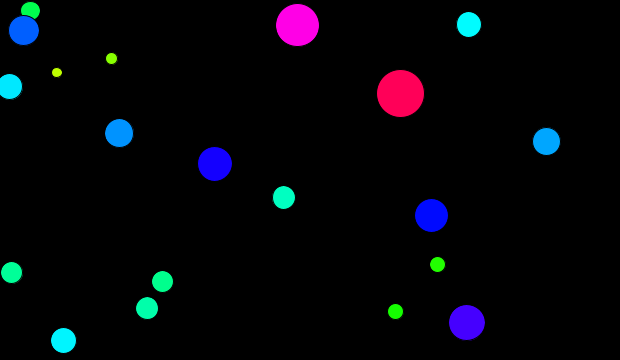
Frame 1 (no input)
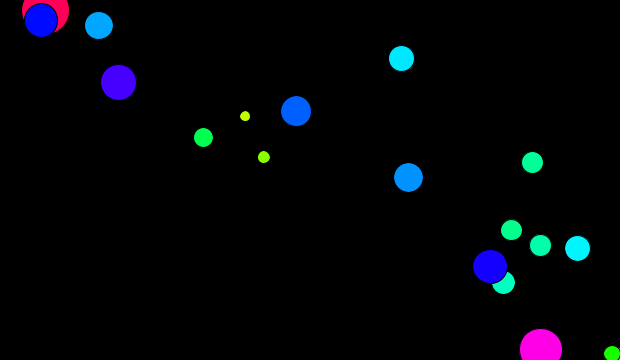
Frame 60 (the mouse pressed at the canvas centre just before this capture)
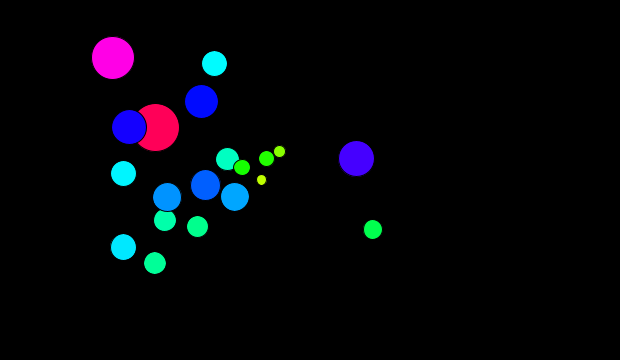
Frame 120 (the mouse held since frame 60 and released just before this capture)

The Processing sketch that drew these frames (run headless with seeded random() and noise(); from frame 60 on, the mouse is pressed at the canvas centre):

// Processing sketch: processing_175101
// ── processing_175101.pde

/////////////////////////////////////////////////////////////////////////////
// Example 1.11: Motion 101 å� é��åº¦ã�®å¯¾è©±ç��å�¦ç��(ã�·ã��ã��ã�³, p.50)
// è¤�æ�°ç�©ä½�ï¼�å¤�ä½�ï¼�
/////////////////////////////////////////////////////////////////////////////
////////// å¤§å��å¤�æ�°å®£è¨�ã�¨ã�ªã�¢
////Mover mover;  //å¤§å��å¤�æ�°ã�®å®£è¨�ï¼�Moverå��ã�®ã��å¤�æ�°ã�� moverï¼�
Mover[] movers = new Mover[20];

////////// ã�»ã��ã��ã�¢ã��ã��ã�¨ã�ªã�¢
void setup(){
  size(620,360);       //è¡¨ç¤ºçª�ã�µã�¤ã�ºã�®æ��å®�
  colorMode(HSB);
  ////mover = new Mover(); //ã�ªã��ã�¸ã�§ã�¯ã��ï¼�ã�¤ã�³ã�¹ã�¿ã�³ã�¹ï¼�moverã�®ç��æ��
  for(int i = 0; i < movers.length; i++){
    movers[i] = new Mover();
  }
}

////////// ã�¡ã�¤ã�³ã�«ã�¼ã��ã�³ï¼�ç�¡é��ã�«ã�¼ã��ï¼�
void draw(){
  background(0);    //è��æ�¯è�²ã��ç�½è�²ã�«
  
  for(int i = 0; i < movers.length; i++){
    movers[i].update();     //ã�ªã��ã�¸ã�§ã�¯ã��moverã�®ç�¶æ��ã�®æ�´æ�°
    movers[i].checkEdges(); //çª�ã�®ç«¯ã��ã�©ã��ã��ã��ã��ã�§ã��ã�¯
    movers[i].display();    //è¡¨ç¤º
  }
}

///////////////////// é�¢æ�°ã��ã�¯ã�©ã�¹ã�®å®�ç¾©ã�¨ã�ªã�¢
class Mover{ //// ã�¯ã�©ã�¹Moverã�®å®�ç¾©
  PVector location;     //ä½�ç½®ï¼�PVectorå��ï¼�
  PVector velocity;     //é��åº¦ï¼�PVectorå��ï¼�
  PVector acceleration; //å� é��åº¦ï¼�PVectorå��ï¼�
  float   topspeed;     //é��åº¦ã�®å¤§ã��ã��å�¶é��ï¼�floatå��ï¼�
  float   mass;         //è³ªé��
  
  Mover(){ //ã�³ã�³ã�¹ã��ã�©ã�¯ã�¿ï¼�å��æ��ç�¶æ��ã�®è¨å®�ã�«ç�¨ã��ã��ã��ã��ï¼�
    location = new PVector(random(width), random(height)); //å��æ��ä½�ç½®ã�®è¨å®�
    velocity = new PVector(0,0);               //å��æ��é��åº¦ã�®è¨å®�
    topspeed = 10;  //é��åº¦å�¶é��
    mass = random(10, 50);
  }
  
  void update(){ //ç�¶æ��æ�´æ�°ã�¡ã�½ã��ã��
    PVector mouse = new PVector(mouseX, mouseY); //ã��ã�¦ã�¹ã��ã�¤ã�³ã�¿ã�®ä½�ç½®ã��ã�¯ã��ã�«
    PVector dir = PVector.sub(mouse,location);   ////ã��staticã��
    dir.normalize();     //æ£è¦�å��
    dir.mult(10/mass);   //ã�¹ã�±ã�¼ã�ªã�³ã�°
    acceleration = dir;  //å� é��
    
    velocity.add(acceleration); //é��åº¦ã�¯å� é��åº¦ã�«ã��ã�£ã�¦å¤�å��ã��ã��
    velocity.limit(topspeed);   //é��åº¦ã�¯ topspeed ã�«ã��ã�£ã�¦å�¶é��ã��ã��ã��
    location.add(velocity);     //ä½�ç½®ã�¯é��åº¦ã�«ã��ã�£ã�¦å¤�å��ã��ã��
  }
  
  void display(){ //è¡¨ç¤ºç�¨ã�¡ã�½ã��ã��
    stroke(0);
    fill(mass*5, 255, 255);
    ellipse(location.x, location.y, mass, mass);
  }
  
  void checkEdges(){ //çª�ã�®ç«¯ã��ã�©ã��ã��ã��ã��ã�§ã��ã�¯ã��ã��ã��ã��ã�®ã�¡ã�½ã��ã��
    if(location.x > width){     //ã��ã��ã��å�³ã�«ã�¯ã�¿å�ºã��ã��ã��
      location.x = 0;
    } else if(location.x < 0){  //ã��ã��ã��å·¦ã�«ã�¯ã�¿å�ºã��ã��ã��
      location.x = width;
    }
    
    if(location.y > height){    //ã��ã��ã��ä¸�ã�«ã�¯ã�¿å�ºã��ã��ã��
      location.y = 0;
    } else if(location.y < 0){  //ã��ã��ã��ä¸�ã�«ã�¯ã�¿å�ºã��ã��ã��
      location.y = height;
    }
  }
}
